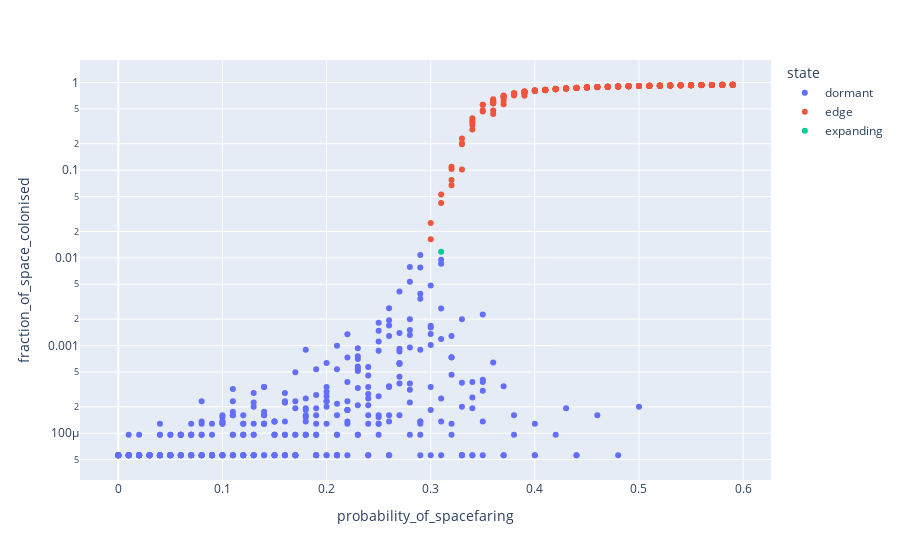

Here is the notebook cell this chart was saved with:
### Code cell
fig = px.scatter(df, x="probability_of_spacefaring", y="fraction_of_space_colonised", color="state",log_y=True)
fig.show()

### Figure 1 — Plotly figure (JSON) as saved in the notebook; plotly's stock layout.template omitted (floating-point values rounded to 4 significant figures; data arrays with more than 128 entries replaced by an {"elided": "..."} marker saying what was removed)
{"data": [{"hovertemplate": "state=dormant<br>probability_of_spacefaring=%{x}<br>fraction_of_space_colonised=%{y}<extra></extra>", "legendgroup": "dormant", "marker": {"color": "#636efa", "symbol": "circle"}, "mode": "markers", "name": "dormant", "orientation": "v", "showlegend": true, "type": "scatter", "x": {"elided": "354 float values"}, "xaxis": "x", "y": {"elided": "354 float values"}, "yaxis": "y"}, {"hovertemplate": "state=edge<br>probability_of_spacefaring=%{x}<br>fraction_of_space_colonised=%{y}<extra></extra>", "legendgroup": "edge", "marker": {"color": "#EF553B", "symbol": "circle"}, "mode": "markers", "name": "edge", "orientation": "v", "showlegend": true, "type": "scatter", "x": {"elided": "245 float values"}, "xaxis": "x", "y": {"elided": "245 float values"}, "yaxis": "y"}, {"hovertemplate": "state=expanding<br>probability_of_spacefaring=%{x}<br>fraction_of_space_colonised=%{y}<extra></extra>", "legendgroup": "expanding", "marker": {"color": "#00cc96", "symbol": "circle"}, "mode": "markers", "name": "expanding", "orientation": "v", "showlegend": true, "type": "scatter", "x": [0.31], "xaxis": "x", "y": [0.01177], "yaxis": "y"}], "layout": {"legend": {"title": {"text": "state"}, "tracegroupgap": 0}, "margin": {"t": 60}, "xaxis": {"anchor": "y", "domain": [0, 1], "title": {"text": "probability_of_spacefaring"}}, "yaxis": {"anchor": "x", "domain": [0, 1], "title": {"text": "fraction_of_space_colonised"}, "type": "log"}}}
